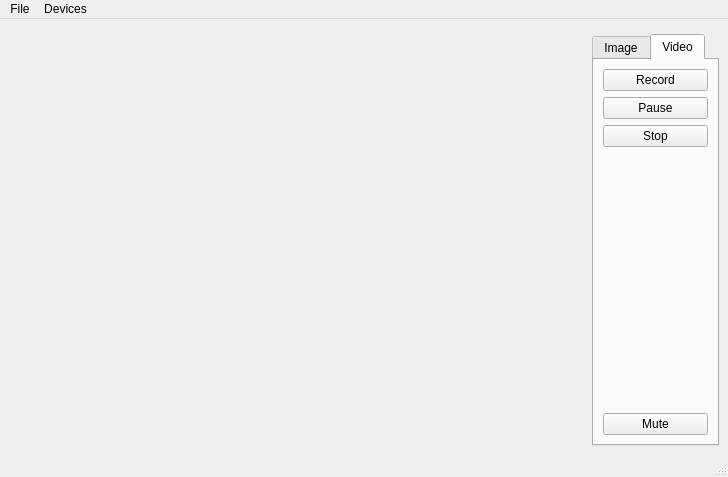
<?xml version="1.0" encoding="UTF-8"?>
<ui version="4.0">
 <class>Camera</class>
 <widget class="QMainWindow" name="Camera">
  <property name="geometry">
   <rect>
    <x>0</x>
    <y>0</y>
    <width>728</width>
    <height>477</height>
   </rect>
  </property>
  <property name="windowTitle">
   <string>Camera</string>
  </property>
  <widget class="QWidget" name="centralwidget">
   <layout class="QGridLayout" name="gridLayout_3">
    <item row="0" column="0" rowspan="2">
     <widget class="QStackedWidget" name="stackedWidget">
      <property name="sizePolicy">
       <sizepolicy hsizetype="Preferred" vsizetype="Preferred">
        <horstretch>1</horstretch>
        <verstretch>0</verstretch>
       </sizepolicy>
      </property>
      <property name="palette">
       <palette>
        <active>
         <colorrole role="Base">
          <brush brushstyle="SolidPattern">
           <color alpha="255">
            <red>255</red>
            <green>255</green>
            <blue>255</blue>
           </color>
          </brush>
         </colorrole>
         <colorrole role="Window">
          <brush brushstyle="SolidPattern">
           <color alpha="255">
            <red>145</red>
            <green>145</green>
            <blue>145</blue>
           </color>
          </brush>
         </colorrole>
        </active>
        <inactive>
         <colorrole role="Base">
          <brush brushstyle="SolidPattern">
           <color alpha="255">
            <red>255</red>
            <green>255</green>
            <blue>255</blue>
           </color>
          </brush>
         </colorrole>
         <colorrole role="Window">
          <brush brushstyle="SolidPattern">
           <color alpha="255">
            <red>145</red>
            <green>145</green>
            <blue>145</blue>
           </color>
          </brush>
         </colorrole>
        </inactive>
        <disabled>
         <colorrole role="Base">
          <brush brushstyle="SolidPattern">
           <color alpha="255">
            <red>145</red>
            <green>145</green>
            <blue>145</blue>
           </color>
          </brush>
         </colorrole>
         <colorrole role="Window">
          <brush brushstyle="SolidPattern">
           <color alpha="255">
            <red>145</red>
            <green>145</green>
            <blue>145</blue>
           </color>
          </brush>
         </colorrole>
        </disabled>
       </palette>
      </property>
      <property name="currentIndex">
       <number>0</number>
      </property>
      <widget class="QWidget" name="viewfinderPage">
       <layout class="QGridLayout" name="gridLayout_5">
        <item row="0" column="0">
         <widget class="QCameraViewfinder" name="viewfinder" native="true"/>
        </item>
       </layout>
      </widget>
      <widget class="QWidget" name="previewPage">
       <layout class="QGridLayout" name="gridLayout_4">
        <item row="0" column="0">
         <widget class="QLabel" name="lastImagePreviewLabel">
          <property name="sizePolicy">
           <sizepolicy hsizetype="Preferred" vsizetype="MinimumExpanding">
            <horstretch>0</horstretch>
            <verstretch>0</verstretch>
           </sizepolicy>
          </property>
          <property name="frameShape">
           <enum>QFrame::Box</enum>
          </property>
          <property name="text">
           <string/>
          </property>
         </widget>
        </item>
       </layout>
      </widget>
     </widget>
    </item>
    <item row="1" column="1" colspan="2">
     <widget class="QTabWidget" name="captureWidget">
      <property name="currentIndex">
       <number>1</number>
      </property>
      <widget class="QWidget" name="tab_2">
       <attribute name="title">
        <string>Image</string>
       </attribute>
       <layout class="QGridLayout" name="gridLayout">
        <item row="0" column="0">
         <widget class="QPushButton" name="takeImageButton">
          <property name="enabled">
           <bool>false</bool>
          </property>
          <property name="text">
           <string>Capture Photo</string>
          </property>
          <property name="icon">
           <iconset resource="camera.qrc">
            <normaloff>:/images/shutter.svg</normaloff>:/images/shutter.svg</iconset>
          </property>
         </widget>
        </item>
       </layout>
      </widget>
      <widget class="QWidget" name="tab">
       <attribute name="title">
        <string>Video</string>
       </attribute>
       <layout class="QGridLayout" name="gridLayout_2">
        <item row="0" column="0">
         <widget class="QPushButton" name="recordButton">
          <property name="text">
           <string>Record</string>
          </property>
         </widget>
        </item>
        <item row="1" column="0">
         <widget class="QPushButton" name="pauseButton">
          <property name="text">
           <string>Pause</string>
          </property>
         </widget>
        </item>
        <item row="2" column="0">
         <widget class="QPushButton" name="stopButton">
          <property name="text">
           <string>Stop</string>
          </property>
         </widget>
        </item>
        <item row="3" column="0">
         <spacer name="verticalSpacer">
          <property name="orientation">
           <enum>Qt::Vertical</enum>
          </property>
          <property name="sizeHint" stdset="0">
           <size>
            <width>20</width>
            <height>76</height>
           </size>
          </property>
         </spacer>
        </item>
        <item row="4" column="0">
         <widget class="QPushButton" name="muteButton">
          <property name="text">
           <string>Mute</string>
          </property>
          <property name="checkable">
           <bool>true</bool>
          </property>
         </widget>
        </item>
       </layout>
      </widget>
     </widget>
    </item>
   </layout>
  </widget>
  <widget class="QMenuBar" name="menubar">
   <property name="geometry">
    <rect>
     <x>0</x>
     <y>0</y>
     <width>728</width>
     <height>26</height>
    </rect>
   </property>
   <widget class="QMenu" name="menuFile">
    <property name="title">
     <string>File</string>
    </property>
    <addaction name="actionStartCamera"/>
    <addaction name="actionStopCamera"/>
    <addaction name="separator"/>
    <addaction name="actionSettings"/>
    <addaction name="separator"/>
    <addaction name="actionExit"/>
   </widget>
   <widget class="QMenu" name="menuDevices">
    <property name="title">
     <string>Devices</string>
    </property>
   </widget>
   <addaction name="menuFile"/>
   <addaction name="menuDevices"/>
  </widget>
  <widget class="QStatusBar" name="statusbar"/>
  <action name="actionExit">
   <property name="text">
    <string>Exit</string>
   </property>
  </action>
  <action name="actionStartCamera">
   <property name="text">
    <string>Start Camera</string>
   </property>
  </action>
  <action name="actionStopCamera">
   <property name="text">
    <string>Stop Camera</string>
   </property>
  </action>
  <action name="actionSettings">
   <property name="text">
    <string>Settings</string>
   </property>
  </action>
 </widget>
 <customwidgets>
  <customwidget>
   <class>QCameraViewfinder</class>
   <extends>QWidget</extends>
   <header>qcameraviewfinder.h</header>
   <container>1</container>
  </customwidget>
 </customwidgets>
 <resources>
  <include location="camera.qrc"/>
 </resources>
 <connections>
  <connection>
   <sender>recordButton</sender>
   <signal>clicked()</signal>
   <receiver>Camera</receiver>
   <slot>record()</slot>
   <hints>
    <hint type="sourcelabel">
     <x>647</x>
     <y>149</y>
    </hint>
    <hint type="destinationlabel">
     <x>61</x>
     <y>238</y>
    </hint>
   </hints>
  </connection>
  <connection>
   <sender>stopButton</sender>
   <signal>clicked()</signal>
   <receiver>Camera</receiver>
   <slot>stop()</slot>
   <hints>
    <hint type="sourcelabel">
     <x>647</x>
     <y>225</y>
    </hint>
    <hint type="destinationlabel">
     <x>140</x>
     <y>236</y>
    </hint>
   </hints>
  </connection>
  <connection>
   <sender>pauseButton</sender>
   <signal>clicked()</signal>
   <receiver>Camera</receiver>
   <slot>pause()</slot>
   <hints>
    <hint type="sourcelabel">
     <x>647</x>
     <y>187</y>
    </hint>
    <hint type="destinationlabel">
     <x>234</x>
     <y>237</y>
    </hint>
   </hints>
  </connection>
  <connection>
   <sender>actionExit</sender>
   <signal>triggered()</signal>
   <receiver>Camera</receiver>
   <slot>close()</slot>
   <hints>
    <hint type="sourcelabel">
     <x>-1</x>
     <y>-1</y>
    </hint>
    <hint type="destinationlabel">
     <x>154</x>
     <y>130</y>
    </hint>
   </hints>
  </connection>
  <connection>
   <sender>takeImageButton</sender>
   <signal>clicked()</signal>
   <receiver>Camera</receiver>
   <slot>takeImage()</slot>
   <hints>
    <hint type="sourcelabel">
     <x>625</x>
     <y>132</y>
    </hint>
    <hint type="destinationlabel">
     <x>603</x>
     <y>169</y>
    </hint>
   </hints>
  </connection>
  <connection>
   <sender>muteButton</sender>
   <signal>toggled(bool)</signal>
   <receiver>Camera</receiver>
   <slot>setMuted(bool)</slot>
   <hints>
    <hint type="sourcelabel">
     <x>647</x>
     <y>377</y>
    </hint>
    <hint type="destinationlabel">
     <x>5</x>
     <y>280</y>
    </hint>
   </hints>
  </connection>
  <connection>
   <sender>actionSettings</sender>
   <signal>triggered()</signal>
   <receiver>Camera</receiver>
   <slot>configureCaptureSettings()</slot>
   <hints>
    <hint type="sourcelabel">
     <x>-1</x>
     <y>-1</y>
    </hint>
    <hint type="destinationlabel">
     <x>333</x>
     <y>210</y>
    </hint>
   </hints>
  </connection>
  <connection>
   <sender>actionStartCamera</sender>
   <signal>triggered()</signal>
   <receiver>Camera</receiver>
   <slot>startCamera()</slot>
   <hints>
    <hint type="sourcelabel">
     <x>-1</x>
     <y>-1</y>
    </hint>
    <hint type="destinationlabel">
     <x>333</x>
     <y>210</y>
    </hint>
   </hints>
  </connection>
  <connection>
   <sender>actionStopCamera</sender>
   <signal>triggered()</signal>
   <receiver>Camera</receiver>
   <slot>stopCamera()</slot>
   <hints>
    <hint type="sourcelabel">
     <x>-1</x>
     <y>-1</y>
    </hint>
    <hint type="destinationlabel">
     <x>333</x>
     <y>210</y>
    </hint>
   </hints>
  </connection>
 </connections>
 <slots>
  <slot>record()</slot>
  <slot>pause()</slot>
  <slot>stop()</slot>
  <slot>enablePreview(bool)</slot>
  <slot>configureCaptureSettings()</slot>
  <slot>takeImage()</slot>
  <slot>startCamera()</slot>
  <slot>toggleLock()</slot>
  <slot>setMuted(bool)</slot>
  <slot>stopCamera()</slot>
  <slot>setExposureCompensation(int)</slot>
 </slots>
</ui>
